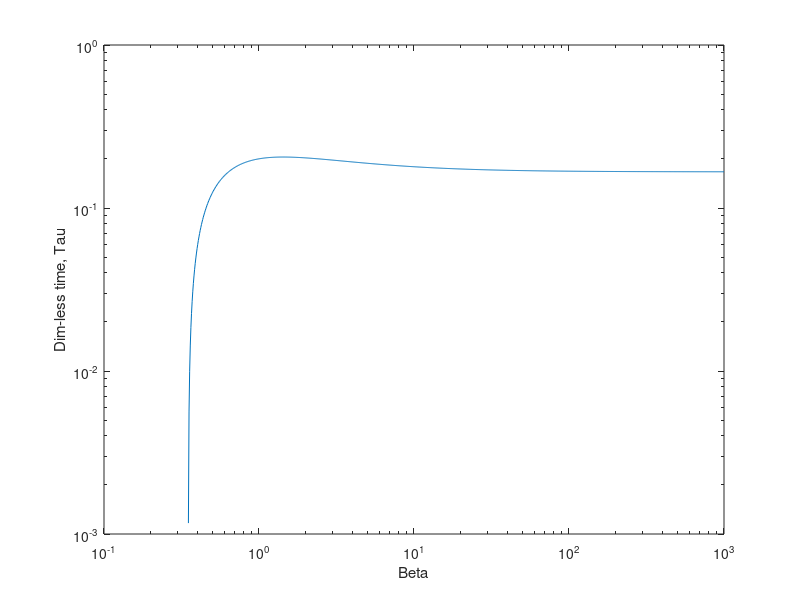
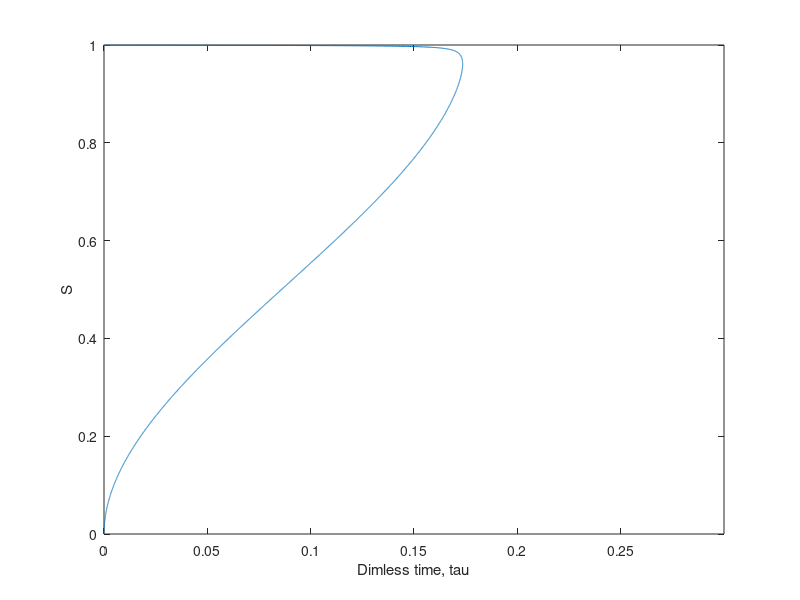
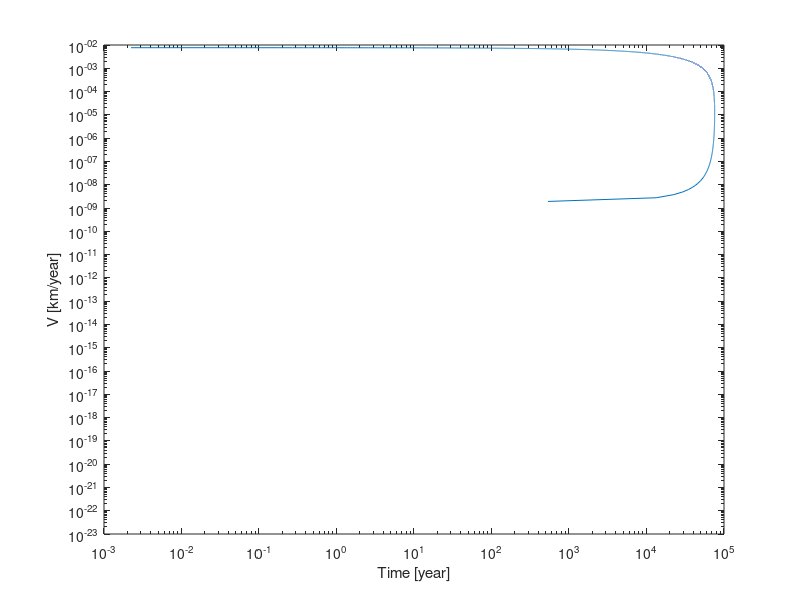
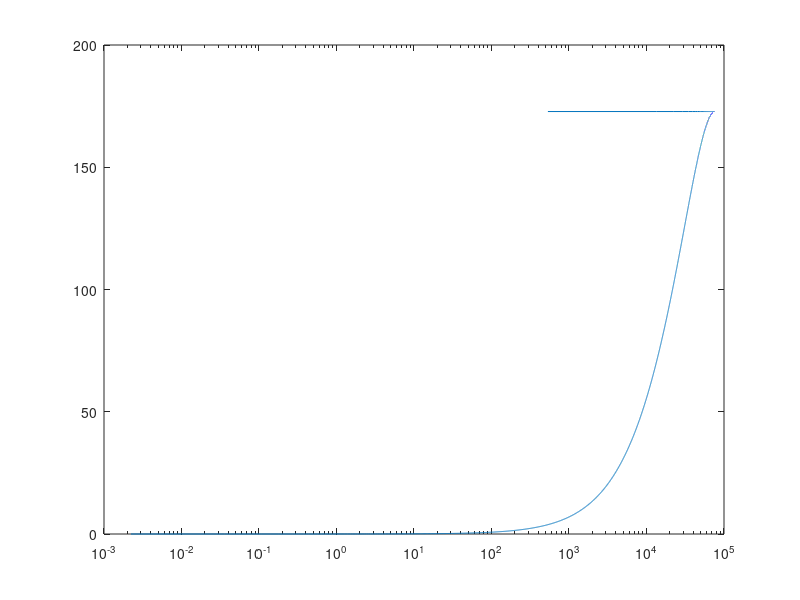

Reproduce these figures in MATLAB, in order. (Note: this script raises an error after producing the figures.)
%Analytical 
set(groot, 'DefaultFigureVisible', 'on');
clc; close all; clear all;
%% Input variables
%Thermodynamics
Ti =  263.16;       %surrounding ice temperature [K]

%Settling
%{
%Titan
grav      = 1.352;%gravity: Europa =1.315, Titan = 1.352, [m/s^2]
V  = linspace(100,5000,1000); %volume of the melt [km^3] 
d_ice= [50, 80, 100, 150]' ;  %thickness of ice sheet [km]
%}

%Europa
grav= 1.315; %Titan = 1.352, [m/s^2]
%V  = 31%linspace(0.1,1000,1000); %volume of the melt [km^3] 
d_ice= [7.5]' ;  %thickness of ice sheet [km]
% Calculations 
%R    = (3.*V./(4.*pi)).^(1/3);  %calculate radius of the blob [km]
R = 1; %Radius [in km]
yr2s = 365.25*24*60*60; %year to second conversion [s/year]

%% Thermodynamic parameters
L    = 333.6e3;  %latent heat of fusion [J/kg]
cp_i = 2.1e3;    %Specific heat of ice [J/kg-K]
rho_i= 917;      %density of ice [kg/m^3]
Tm =  273.16;    %melting temperature; temperature of the drop [K]
k  =  2.22;       %thermal conductivity [W/m-K]
kappa = k / (rho_i * cp_i); %Thermal diffusivity [m^2/s]



%% Calculate solidification: Stefan problem
tau_max = @(beta)  1./6 + 1./(6.*beta) - 1./(3.*(2.*pi).^0.5.*beta.^(1.5));


figure();
beta_array = logspace(-1,3,1000);
loglog(beta_array,tau_max(beta_array))
xlabel 'Beta'
ylabel 'Dim-less time, Tau'


beta = L/(cp_i*(Tm - Ti)); %Stefan number

S = linspace(0,1-1e-10,10000); %S is the dimless location of the front w.r.t initial position
tau  =  (3.*S.^2 - 2.*S.^3)./6 + S.^2 ./ (6.*beta) - S.^2./(45.*beta.^2.*(1-S)); %dimless time

figure();
plot(tau,S);
xlim([0 0.3])
ylabel 'S'
xlabel 'Dimless time, tau'
t_solid = tau_max(beta) * beta * (R*1e3).^2 / (kappa * yr2s) %redimensionalizing time

%% Calculate Settling: Stokes settling
%Parameters
rho_melt  = 1000; %density of the melt (water) [kg/m^3]
rho_matrix= 917;  %density of the bath (ice) [kg/m^3] 
mu        = 1e14; %dynamic viscosity [Pa.s]
yr2s      = 365.25*24*60*60; %year to second conversion [s/year]

%Calculating the settling velocity

V_settling = (2/9)*(rho_melt - rho_matrix).*(R*1e3).^2.*grav./mu.*(yr2s/1e3); %[km/year]
t_settling_without_refreezing = d_ice./ V_settling %settling time [years]
blacks = linspace(0.9,0,length(d_ice));

labels=num2str(d_ice,'$$d_{ice}=$$%d km');


%Variable radius settling

Var_R = (1 - S).*R   %Transient radius of the drop
V_settling_var = (2/9)*(rho_melt - rho_matrix).*(Var_R*1e3).^2.*grav./mu.*(yr2s/1e3); %[km/year]
timestamp_var  = tau .* beta * (R*1e3).^2 ./ (kappa * yr2s) %redimensionalizing time array [years]
timestamp_var(timestamp_var<0)  = 0;
V_settling_var(V_settling_var<0)= 0;

figure();
loglog(timestamp_var,V_settling_var)
ylabel 'V [km/year]'
xlabel 'Time [year]'

i = 1;
z = zeros(1,9999);
depth_var(1) = 0
while true
    
    depth_var(i+1) = depth_var(i)+V_settling_var(i).*(timestamp_var(i+1) - timestamp_var(i)); %instantaneous depth [km]
    
    i = i+1
    
    if i >= 10000, break ; end
    
end 

figure();
max_timestamp = max(timestamp_var);  %Finding the max time analytically
depth_var(depth_var<0) = nan;
%timestamp_var(timestamp_var>timestamp_var(:,find(depth_var==max(depth_var)))) = nan;
semilogx(timestamp_var,depth_var)

iii = 10
%plot(create_circle(Var_R(iii),timestamp_var(:,iii),depth_var(:,iii)), 'r-');

xline(max_timestamp,'k--')
set(gca, 'YDir','reverse')
xlabel 'T [years]'
ylabel 'Depth [km]'

function [x,y] = create_circle(radius,xlocation,ylocation)
        % Create a vectortheta.
        theta=linspace(0,2*pi,200);
        x    = xlocation + radius * cos(theta);
        y    = ylocation + radius * sin(theta);    
end 


